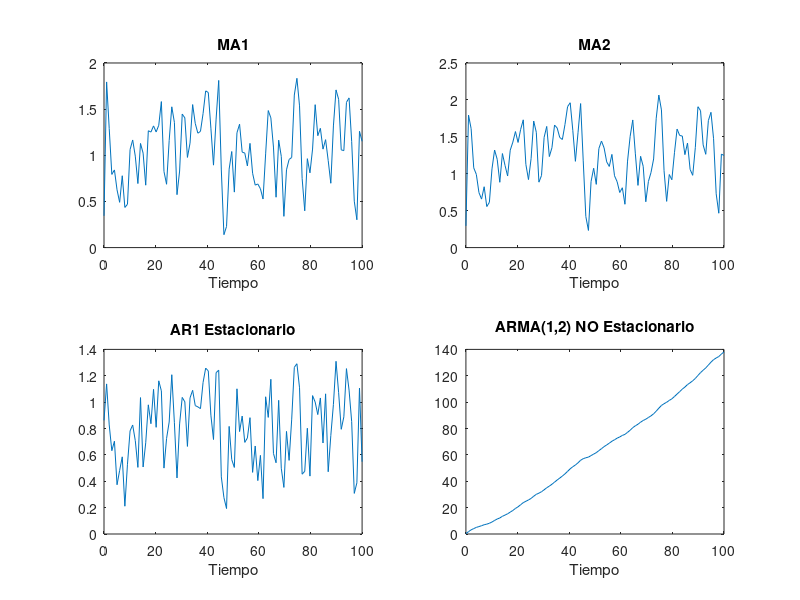

The MATLAB source for this figure:
%Code by Javier Gonzalez on October 2019
%For any questions please contact javierj.g18@gmail.com
%This code will calculate the Nash Equilibrium in a normal game 2x2 with
%only one equilibrium.

clear all
%Setiamos la cantidad de periodos a ver
T = 100;
%Alocamos memoria
MA1 = zeros(T,1);
MA2 = zeros(T,1);
AR = zeros(T,1);
ARMA = zeros(T,1);

% Elegimos un numero random para empezar
MA1(1) = rand;
MA2(1) = rand;
AR(1) = rand;
ARMA(1) = rand;
% Matrices de errores
Error =rand(T,1);

%Comenzando con un MA(1)
%Definimos el coeficiente
alpha = 1.005; % Lo defino de esta forma para poder usarlo como estacionario
for i = 2:T % Ojo que comienzo en 2 y no en 1
    MA1(i)= alpha*Error(i-1) + Error(i);
end

%Comenzando con un MA(2)
%Necesitamos un segundo coeficiente y sabemos que si comienzo en 2 tendre
%un problema, pues no existe un subindice 0, tenemos que poner un if.
beta = 0.34; % Lo defino de esta forma para poder usarlo como estacionario
for i = 2:T % Ojo que comienzo en 2 y no en 1
    if i == 2
        MA2(i)= alpha*Error(i-1) + Error(i);
    else
        MA2(i)= beta*Error(i-2) + alpha*Error(i-1) + Error(i);
    end
end

%Comenzando con un AR(1) estacionario
%Como tenemos un coeficiente que es menor a 1 (beta) lo usaremos
for i = 2:T % Ojo que comienzo en 2 y no en 1
    AR(i)= beta*AR(i-1) + Error(i);
end

%Comenzando con un ARMA(1,2) no estacionario
%Necesitamos un tercer coeficiente
%voy a cambiar un poco y hacer esto como un while loop
sigma = 0.7; % Lo defino de esta forma para poder usarlo como estacionario
t=2;
while t <= T
    if t == 2
        ARMA(t)= alpha*ARMA(t-1) + 0 + sigma*Error(t-1) + Error(t);
    else
        ARMA(t)= alpha*ARMA(t-1) + beta*Error(t-2) + sigma*Error(t-1) + Error(t);
    end
    t = t+1;
end

% Ya que tenemos todas las series veamos un grafico de 2x2 para ver cada
% una.
% necesitamos setiar un gridspace
grid = linspace(0,T);
%Aqui graficamos ambas economias
figure
subplot(2,2,1)
plot(grid,MA1)
title('MA1')
xlabel('Tiempo')
subplot(2,2,2)
plot(grid,MA2)
title('MA2')
xlabel('Tiempo')
subplot(2,2,3)
plot(grid,AR)
title('AR1 Estacionario')
xlabel('Tiempo')
subplot(2,2,4)
plot(grid,ARMA)
title('ARMA(1,2) NO Estacionario')
xlabel('Tiempo')
